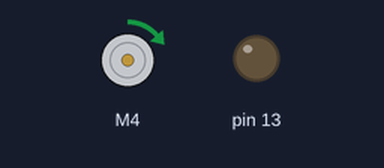
The sketch below on a simulated Arduino Uno, built with avr-gcc and run on an emulated ATmega328P. Shown: DC motor (green arrow = forward, orange = backward, longer = faster), output pins drawn as LEDs (lit = HIGH). What the sketch prints to the serial monitor is not drawn.

Above: at 5.6 s.
At 12.7 s:
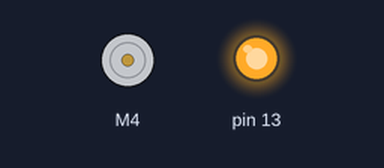
Timing chart, 0 to 18.5 s (numbered marks = the images above):
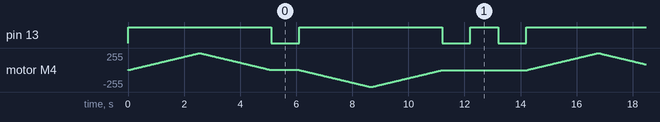

The sketch:

MotorTest.ino
```cpp
// (licence header left out)
#include <AFMotor.h>

AF_DCMotor motor(4);

void setup() {
  Serial.begin(9600);           // set up Serial library at 9600 bps
  Serial.println("Motor test!");
  pinMode(13, OUTPUT);

  // turn on motor
  motor.setSpeed(200);

  motor.run(RELEASE);
}

void loop() {
  uint8_t i;

  Serial.print("tick");
  digitalWrite(13, HIGH);

  motor.run(FORWARD);
  for (i=0; i<255; i++) {
    motor.setSpeed(i);
    delay(10);
  }


  for (i=255; i!=0; i--) {
    motor.setSpeed(i);
    delay(10);
  }

  digitalWrite(13, LOW);
  delay(1000);

  Serial.print("tock");
  digitalWrite(13, HIGH);

  motor.run(BACKWARD);
  for (i=0; i<255; i++) {
    motor.setSpeed(i);
    delay(10);
  }

  for (i=255; i!=0; i--) {
    motor.setSpeed(i);
    delay(10);
  }
  digitalWrite(13, LOW);
  delay(1000);

  Serial.print("tech");
  digitalWrite(13, HIGH);
  motor.run(RELEASE);
  delay(1000);
  digitalWrite(13, LOW);
  delay(1000);

}
```

Measured:
- by itself, pin 13: repeats every 14.2 s: LOW 1.0 s, HIGH 5.1 s, LOW 1.0 s, HIGH 1.0 s, LOW 1.0 s, HIGH 5.1 s
